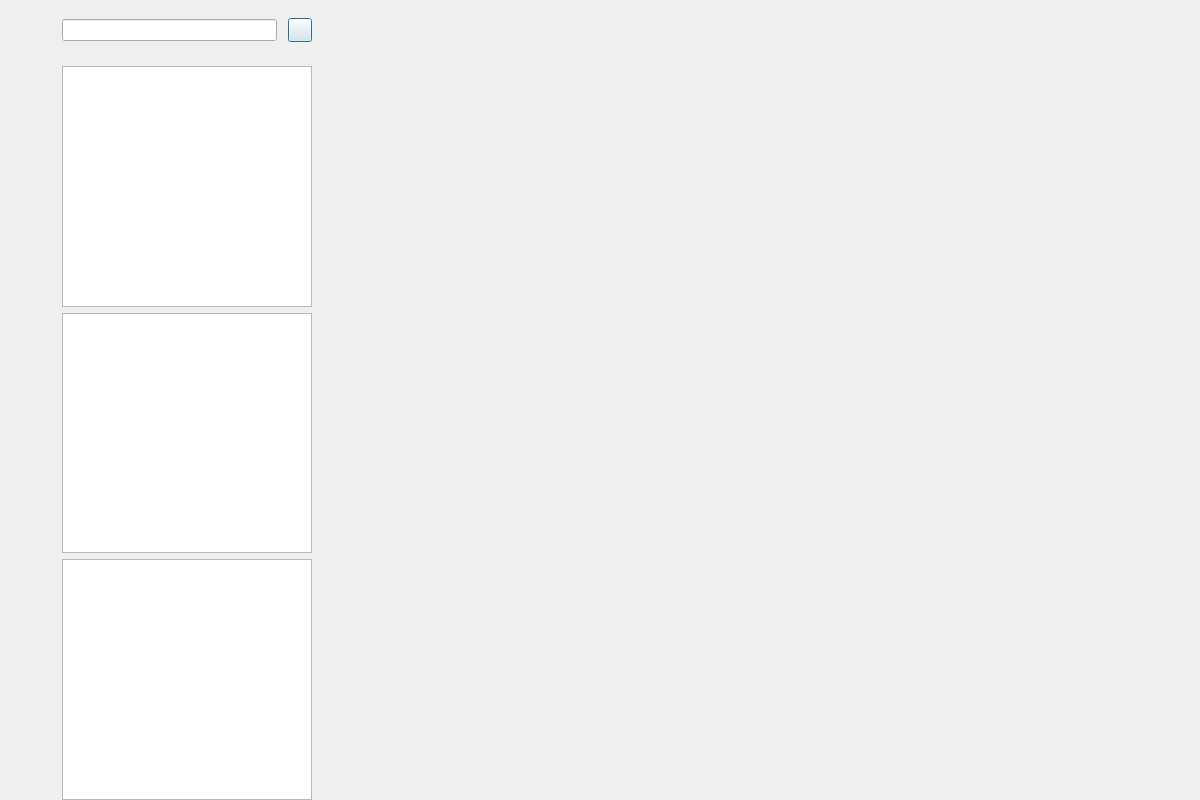
<?xml version="1.0" encoding="UTF-8"?>
<ui version="4.0">
 <class>ChatDialog</class>
 <widget class="QDialog" name="ChatDialog">
  <property name="geometry">
   <rect>
    <x>0</x>
    <y>0</y>
    <width>1200</width>
    <height>800</height>
   </rect>
  </property>
  <property name="minimumSize">
   <size>
    <width>1200</width>
    <height>800</height>
   </size>
  </property>
  <property name="windowTitle">
   <string>ChatDialog</string>
  </property>
  <layout class="QHBoxLayout" name="horizontalLayout">
   <property name="leftMargin">
    <number>0</number>
   </property>
   <property name="topMargin">
    <number>0</number>
   </property>
   <property name="rightMargin">
    <number>0</number>
   </property>
   <property name="bottomMargin">
    <number>0</number>
   </property>
   <item>
    <widget class="QWidget" name="side_bar" native="true">
     <property name="sizePolicy">
      <sizepolicy hsizetype="Fixed" vsizetype="Expanding">
       <horstretch>0</horstretch>
       <verstretch>0</verstretch>
      </sizepolicy>
     </property>
     <property name="minimumSize">
      <size>
       <width>56</width>
       <height>0</height>
      </size>
     </property>
     <property name="maximumSize">
      <size>
       <width>56</width>
       <height>16777215</height>
      </size>
     </property>
     <layout class="QVBoxLayout" name="verticalLayout">
      <property name="leftMargin">
       <number>10</number>
      </property>
      <property name="topMargin">
       <number>30</number>
      </property>
      <property name="rightMargin">
       <number>0</number>
      </property>
      <property name="bottomMargin">
       <number>0</number>
      </property>
      <item>
       <widget class="QWidget" name="widget" native="true">
        <layout class="QVBoxLayout" name="verticalLayout_3">
         <property name="spacing">
          <number>30</number>
         </property>
         <property name="leftMargin">
          <number>0</number>
         </property>
         <property name="topMargin">
          <number>0</number>
         </property>
         <property name="rightMargin">
          <number>0</number>
         </property>
         <property name="bottomMargin">
          <number>0</number>
         </property>
         <item>
          <widget class="QLabel" name="side_chat_label">
           <property name="minimumSize">
            <size>
             <width>30</width>
             <height>30</height>
            </size>
           </property>
           <property name="maximumSize">
            <size>
             <width>30</width>
             <height>30</height>
            </size>
           </property>
           <property name="text">
            <string/>
           </property>
          </widget>
         </item>
         <item>
          <widget class="QLabel" name="side_contact_label">
           <property name="minimumSize">
            <size>
             <width>30</width>
             <height>30</height>
            </size>
           </property>
           <property name="maximumSize">
            <size>
             <width>30</width>
             <height>30</height>
            </size>
           </property>
           <property name="text">
            <string/>
           </property>
          </widget>
         </item>
         <item>
          <widget class="QLabel" name="side_head_label">
           <property name="minimumSize">
            <size>
             <width>30</width>
             <height>30</height>
            </size>
           </property>
           <property name="maximumSize">
            <size>
             <width>30</width>
             <height>30</height>
            </size>
           </property>
           <property name="text">
            <string/>
           </property>
          </widget>
         </item>
        </layout>
       </widget>
      </item>
      <item>
       <spacer name="verticalSpacer">
        <property name="orientation">
         <enum>Qt::Vertical</enum>
        </property>
        <property name="sizeHint" stdset="0">
         <size>
          <width>20</width>
          <height>40</height>
         </size>
        </property>
       </spacer>
      </item>
     </layout>
    </widget>
   </item>
   <item>
    <widget class="QWidget" name="chat_user_widget" native="true">
     <property name="maximumSize">
      <size>
       <width>250</width>
       <height>16777215</height>
      </size>
     </property>
     <layout class="QVBoxLayout" name="verticalLayout_2">
      <property name="leftMargin">
       <number>0</number>
      </property>
      <property name="topMargin">
       <number>0</number>
      </property>
      <property name="rightMargin">
       <number>0</number>
      </property>
      <property name="bottomMargin">
       <number>0</number>
      </property>
      <item>
       <widget class="QWidget" name="search_widget" native="true">
        <property name="minimumSize">
         <size>
          <width>0</width>
          <height>60</height>
         </size>
        </property>
        <property name="maximumSize">
         <size>
          <width>16777215</width>
          <height>60</height>
         </size>
        </property>
        <layout class="QHBoxLayout" name="horizontalLayout_2">
         <property name="leftMargin">
          <number>0</number>
         </property>
         <property name="topMargin">
          <number>0</number>
         </property>
         <property name="rightMargin">
          <number>0</number>
         </property>
         <property name="bottomMargin">
          <number>0</number>
         </property>
         <item>
          <widget class="CustomsizeEdit" name="search_edit"/>
         </item>
         <item>
          <spacer name="horizontalSpacer">
           <property name="orientation">
            <enum>Qt::Horizontal</enum>
           </property>
           <property name="sizeType">
            <enum>QSizePolicy::Fixed</enum>
           </property>
           <property name="sizeHint" stdset="0">
            <size>
             <width>5</width>
             <height>20</height>
            </size>
           </property>
          </spacer>
         </item>
         <item>
          <widget class="ClickedBtn" name="add_btn">
           <property name="minimumSize">
            <size>
             <width>24</width>
             <height>24</height>
            </size>
           </property>
           <property name="maximumSize">
            <size>
             <width>24</width>
             <height>24</height>
            </size>
           </property>
           <property name="text">
            <string/>
           </property>
          </widget>
         </item>
        </layout>
       </widget>
      </item>
      <item>
       <widget class="ChatUserList" name="chat_user_list"/>
      </item>
      <item>
       <widget class="QListWidget" name="search_list"/>
      </item>
      <item>
       <widget class="QListWidget" name="con_user_list"/>
      </item>
     </layout>
    </widget>
   </item>
   <item>
    <widget class="QStackedWidget" name="stackedWidget">
     <property name="currentIndex">
      <number>0</number>
     </property>
     <widget class="ChatPage" name="chat_page"/>
     <widget class="QWidget" name="friend_apply_page"/>
    </widget>
   </item>
  </layout>
 </widget>
 <customwidgets>
  <customwidget>
   <class>ClickedBtn</class>
   <extends>QPushButton</extends>
   <header location="global">ClickedBtn.h</header>
  </customwidget>
  <customwidget>
   <class>CustomsizeEdit</class>
   <extends>QLineEdit</extends>
   <header location="global">CustomsizeEdit.h</header>
  </customwidget>
  <customwidget>
   <class>ChatUserList</class>
   <extends>QListWidget</extends>
   <header location="global">ChatUserList.h</header>
  </customwidget>
  <customwidget>
   <class>ChatPage</class>
   <extends>QWidget</extends>
   <header location="global">ChatPage.h</header>
   <container>1</container>
  </customwidget>
 </customwidgets>
 <resources/>
 <connections/>
</ui>
